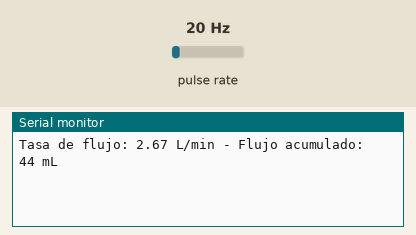
This sketch was run on a simulated Arduino Uno, built with avr-gcc and run on an emulated ATmega328P. On the bench: the last lines printed to the serial monitor. Wiring (inferred from the names in the program): pulse sensor: data pin 2. The inputs (shaded band) are chosen by the test bench; at power-on: pulse rate 20 Hz.

Above: at 1.2 s.
1.3 s: pulse rate (sensor on pin 2) set to 4 Hz
At 2.6 s:
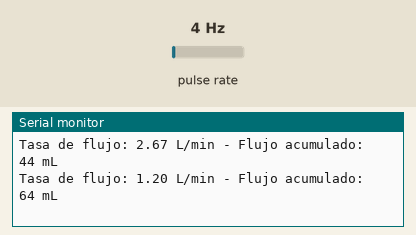
2.8 s: pulse rate (sensor on pin 2) set to 50 Hz
At 3.8 s:
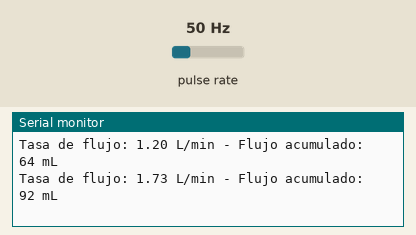
Timing chart, 0 to 5.8 s (numbered marks = the images above; inputs shaded):
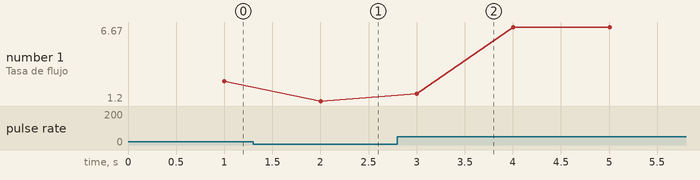

The sketch:

Sensor_Steren.ino
```cpp
const int sensorPin = 2;  // Pin digital al que está conectado el sensor de flujo
volatile int pulseCount = 0;  // Contador de pulsos
float flowRate = 0.0;  // Tasa de flujo en L/min
float flowLiters = 0.0; // Tasa de flujo en litros
unsigned int flowMilliLitres = 0;  // Flujo acumulado en mL
unsigned long totalMilliLitres = 0;  // Flujo total acumulado en mL
unsigned long oldTime = 0;  // Tiempo desde la última medición

void setup()
{
  pinMode(sensorPin, INPUT_PULLUP);
  attachInterrupt(digitalPinToInterrupt(sensorPin), pulseCounter, FALLING);
  Serial.begin(9600);
}

void loop()
{
  unsigned long currentTime = millis();
  if ((currentTime - oldTime) > 1000)  // Cada segundo
  {
    detachInterrupt(digitalPinToInterrupt(sensorPin));
    flowRate = pulseCount / 7.5;  // Cálculo de la tasa de flujo en L/min
    flowMilliLitres = (flowRate / 60) * 1000;  // Cálculo del flujo acumulado en mL
    flowLiters = (flowRate/60); // Cálculo del dlujo acumulado en litros
    totalMilliLitres += flowMilliLitres;  // Acumulación del flujo total en mL
    pulseCount = 0;  // Reiniciar el contador de pulsos
    oldTime = currentTime;  // Actualizar el tiempo anterior

    Serial.print("Tasa de flujo: ");
    Serial.print(flowRate);
    Serial.print(" L/min - Flujo acumulado: ");
    Serial.print(totalMilliLitres);
    Serial.println(" mL");
    attachInterrupt(digitalPinToInterrupt(sensorPin), pulseCounter, FALLING);
  }
}

void pulseCounter()
{
  pulseCount++;
}
```

Measured:
- after the input at 1.3 s, the serial monitor: prints a new line after 0.70 s (image 1)
- after the input at 2.8 s, the serial monitor: prints a new line after 0.20 s (image 2)
- plotted number 1: 2.67 → 1.2 after the input at 1.3 s, 1.2 → 6.67 after the input at 2.8 s
